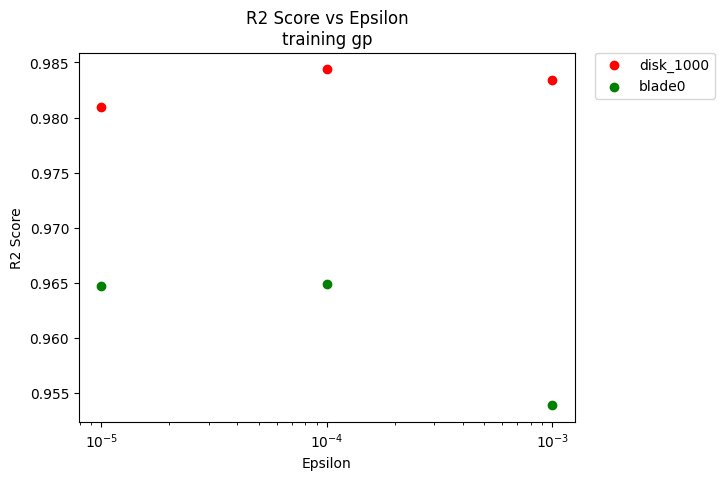
#> input picture Experimental Part/Images/gp_allepsilon_allref.png, 724 x 480 px
$ jupyter execute --allow-errors sandbox.ipynb
#> lines starting #> are read from the running program, lines starting #| are printed output that depends on the picture
[cell 1]
import numpy as np

#indices = np.load("indices_train.npy")
#indices = indices.astype(int)

#result = np.load("Save_train64/Sinkhorn_Save/train64/OptimizedSample/Size10/sinkhorn_potentials_train64_OptimizedSample_Size10_epsilon01_RandomRefMeasure0.npy")

[cell 2]
train1000 = [0,1,2,3,4,5,6,7,8,9,10,11,12,13,14,15,16,17,18,19,20,21,22,23,24,25,26,27,28,29,30,31,32,33,34,35,36,37,38,39,40,41,42,43,44,45,46,47,48,49,50,51,52,53,54,55,56,57,58,59,60,61,62,63,64,65,66,67,68,69,70,71,72,73,74,75,76,77,78,79,80,81,82,83,84,85,86,87,88,89,90,91,92,93,94,95,96,97,98,99,100,101,102,103,104,105,106,107,108,109,110,111,112,113,114,115,116,117,118,119,120,121,122,123,124,125,126,127,128,129,130,131,132,133,134,135,136,137,138,139,140,141,142,143,144,145,146,147,148,149,150,151,152,153,154,155,156,157,158,159,160,161,162,163,164,165,166,167,168,169,170,171,172,173,174,175,176,177,178,179,180,181,182,183,184,185,186,187,188,189,190,191,192,193,194,195,196,197,198,199,200,201,202,203,204,205,206,207,208,209,210,211,212,213,214,215,216,217,218,219,220,221,222,223,224,225,226,227,228,229,230,231,232,233,234,235,236,237,238,239,240,241,242,243,244,245,246,247,248,249,250,251,252,253,254,255,256,257,258,259,260,261,262,263,264,265,266,267,268,269,270,271,272,273,274,275,276,277,278,279,280,281,282,283,284,285,286,287,288,289,290,291,292,293,294,295,296,297,298,299,300,301,302,303,304,305,306,307,308,309,310,311,312,313,314,315,316,317,318,319,320,321,322,323,324,325,326,327,328,329,330,331,332,333,334,335,336,337,338,339,340,341,342,343,344,345,346,347,348,349,350,351,352,353,354,355,356,357,358,359,360,361,362,363,364,365,366,367,368,369,370,371,372,373,374,375,376,377,378,379,380,381,382,383,384,385,386,387,388,389,390,391,392,393,394,395,396,397,398,399,400,401,402,403,404,405,406,407,408,409,410,411,412,413,414,415,416,417,418,419,420,421,422,423,424,425,426,427,428,429,430,431,432,433,434,435,436,437,438,439,440,441,442,443,444,445,446,447,448,449,450,451,452,453,454,455,456,457,458,459,460,461,462,463,464,465,466,467,468,469,470,471,472,473,474,475,476,477,478,479,480,481,482,483,484,485,486,487,488,489,490,491,492,493,494,495,496,497,498,499,500,501,502,503,504,505,506,507,508,509,510,511,512,513,514,515,516,517,518,519,520,521,522,523,524,525,526,527,528,529,530,531,532,533,534,535,536,537,538,539,540,541,542,543,544,545,546,547,548,549,550,551,552,553,554,555,556,557,558,559,560,561,562,563,564,565,566,567,568,569,570,571,572,573,574,575,576,577,578,579,580,581,582,583,584,585,586,587,588,589,590,591,592,593,594,595,596,597,598,599,600,601,602,603,604,605,606,607,608,609,610,611,612,613,614,615,616,617,618,619,620,621,622,623,624,625,626,627,628,629,630,631,632,633,634,635,636,637,638,639,640,641,642,643,644,645,646,647,648,649,650,651,652,653,654,655,656,657,658,659,660,661,662,663,664,665,666,667,668,669,670,671,672,673,674,675,676,677,678,679,680,681,682,683,684,685,686,687,688,689,690,691,692,693,694,695,696,697,698,699,700,701,702,703,704,705,706,707,708,709,710,711,712,713,714,715,716,717,718,719,720,721,722,723,724,725,726,727,728,729,730,731,732,733,734,735,736,737,738,739,740,741,742,743,744,745,746,747,748,749,750,751,752,753,754,755,756,757,758,759,760,761,762,763,764,765,766,767,768,769,770,771,772,773,774,775,776,777,778,779,780,781,782,783,784,785,786,787,788,789,790,791,792,793,794,795,796,797,798,799,800,801,802,803,804,805,806,807,808,809,810,811,812,813,814,815,816,817,818,819,820,821,822,823,824,825,826,827,828,829,830,831,832,833,834,835,836,837,838,839,840,841,842,843,844,845,846,847,848,849,850,851,852,853,854,855,856,857,858,859,860,861,862,863,864,865,866,867,868,869,870,871,872,873,874,875,876,877,878,879,880,881,882,883,884,885,886,887,888,889,890,891,892,893,894,895,896,897,898,899,900,901,902,903,904,905,906,907,908,909,910,911,912,913,914,915,916,917,918,919,920,921,922,923,924,925,926,927,928,929,930,931,932,933,934,935,936,937,938,939,940,941,942,943,944,945,946,947,948,949,950,951,952,953,954,955,956,957,958,959,960,961,962,963,964,965,966,967,968,969,970,971,972,973,974,975,976,977,978,979,980,981,982,983,984,985,986,987,988,989,990,991,992,993,994,995,996,997,998,999]

all_train_splits = []
all_train_splits_txt = ["train1000"]
for name in all_train_splits_txt:
    # Access the object using globals() if the objects are in the global scope
    obj = globals().get(name)
    # Or use locals() if the objects are in the local scope
    # obj = locals().get(name)
    # Append the object to the list
    all_train_splits.append(obj)

[cell 3]
all_train_splits

[cell 4]
# Create arrays for each column
column_1 = np.arange(8).reshape(-1, 1)  # Column containing integers from 0 to 99
column_2 = np.arange(8).reshape(-1, 1)  # Column containing integers from 0 to 99
column_3 = np.arange(8).reshape(-1, 1)  # Column containing integers from 0 to 99

# Concatenate the arrays along the second axis (columns)
result_array = np.concatenate((column_1, column_2, column_3), axis=1)

[cell 5]
result_array

[cell 6]
numerator = 1
denominator = 1
data_size = len(result_array)
print(data_size)

start_idx = (numerator - 1) * data_size // denominator
end_idx = numerator * data_size // denominator
print(result_array[start_idx:end_idx])

#> (a cell that did not finish here is left out)

[cell 8]
numerator = 10
denominator = 10
data_size = len(result_array)
print(data_size)

start_idx = (numerator - 1) * data_size // denominator
end_idx = numerator * data_size // denominator
print(result_array[start_idx:end_idx])

[cell 9]
import h5py
#> (the rest of this cell did not finish here and is left out)

[cell 10]
import h5py
import numpy as np
def import_blades(problem: list, path:str = None) -> np.ndarray:
    """Imports the blade which id are in split..

    Args:
        problem(list): list of blade to consider
        path(str): add to the path

    Returns:
        np.ndarray: Array of np.arrays. Each np.array represents a blade.
    """

    padded_split = [str(i).zfill(9) for i in problem]
    distributions = []

    for id in padded_split:
        ## File paths Personal Computer
        cgns_file_path = f'Rotor37/dataset/samples/sample_{id}/meshes/mesh_000000000.cgns'
        if path is not None:
            cgns_file_path = path + cgns_file_path
        ## Computing the coordinates
        x, y, z = read_cgns_coordinates(cgns_file_path)
        blade = np.column_stack((x, y, z))
        ## Adding to our data
        distributions.append(blade)

    return np.array(distributions)
def read_cgns_coordinates(file_path):
    with h5py.File(file_path, 'r') as file:
        # We retrieve coordinate by coordinate.
        # ! Notice the space before the data. This is due to the naming in the files themselves.
        x = np.array(file['Base_2_3/Zone/GridCoordinates/CoordinateX'].get(' data'))
        y = np.array(file['Base_2_3/Zone/GridCoordinates/CoordinateY'].get(' data'))
        z = np.array(file['Base_2_3/Zone/GridCoordinates/CoordinateZ'].get(' data'))
    return x, y, z

#> (the rest of this cell did not finish here and is left out)

#> (a cell that did not finish here is left out)

#> (a cell that did not finish here is left out)

[cell 13]
import plotly.graph_objects as go
from mpl_toolkits.mplot3d import Axes3D
import matplotlib.pyplot as plt
# Unpack the blade into separate arrays for x, y and z
#> (the rest of this cell did not finish here and is left out)

[cell 14]
import h5py
import numpy as np
def import_blades(problem: list, path:str = None) -> np.ndarray:
    """Imports the blade which id are in split..

    Args:
        problem(list): list of blade to consider
        path(str): add to the path

    Returns:
        np.ndarray: Array of np.arrays. Each np.array represents a blade.
    """

    padded_split = [str(i).zfill(9) for i in problem]
    distributions = []

    for id in padded_split:
        ## File paths Personal Computer
        cgns_file_path = f'Rotor37/dataset/samples/sample_{id}/meshes/mesh_000000000.cgns'
        if path is not None:
            cgns_file_path = path + cgns_file_path
        ## Computing the coordinates
        x, y, z = read_cgns_coordinates(cgns_file_path)
        blade = np.column_stack((x, y, z))
        ## Adding to our data
        distributions.append(blade)

    return np.array(distributions)
def read_cgns_coordinates(file_path):
    with h5py.File(file_path, 'r') as file:
        # We retrieve coordinate by coordinate.
        # ! Notice the space before the data. This is due to the naming in the files themselves.
        x = np.array(file['Base_2_3/Zone/GridCoordinates/CoordinateX'].get(' data'))
        y = np.array(file['Base_2_3/Zone/GridCoordinates/CoordinateY'].get(' data'))
        z = np.array(file['Base_2_3/Zone/GridCoordinates/CoordinateZ'].get(' data'))
    return x, y, z

#> (the rest of this cell did not finish here and is left out)

[cell 15]
import re

filename = "mprof_outputs.txt"
data = []

# Open the file and read its contents line by line
#> (the rest of this cell did not finish here and is left out)

[cell 16]
import matplotlib.pyplot as plt

plt.plot(data)
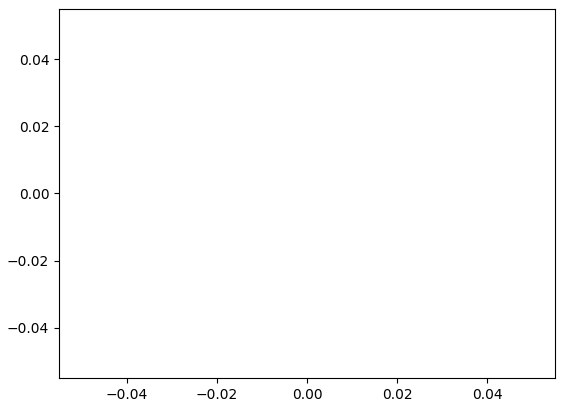
#> figure drawn by matplotlib, 1 panel

[cell 17]
import numpy as np
import matplotlib.pyplot as plt

# Read data from the file
filename = "mprofile_20240304151343.dat"
#> (the rest of this cell did not finish here and is left out)

[cell 18]
import numpy as np

# Assuming arr1 and arr2 are your two numpy arrays
arr1 = np.random.rand(1000, 29773)
arr2 = np.random.rand(200, 29773)

# Concatenate them vertically
big_array = np.vstack((arr1, arr2))

# Accessing the arrays
first_array = big_array[0]  # Access the first array
second_array = big_array[1]  # Access the second array

# Example usage
print("Shape of big_array:", big_array.shape)
print("Shape of first_array:", first_array.shape)
print("Shape of second_array:", second_array.shape)

[cell 19]
big_array[200:, :].shape

[cell 20]
import numpy as np
import matplotlib.pyplot as plt

# Read data from the file
filename = "mprofile_20240304151343.dat"
#> (the rest of this cell did not finish here and is left out)

[cell 21]
import matplotlib.pyplot as plt
import matplotlib.image as mpimg

# Load the three PNG images
image1 = mpimg.imread('Images/gp_allepsilon_allref.png')
#> image1 is the input picture: shape (480, 724, 4) float32; mean R, G, B, A 0.985, 0.985, 0.985, 1
image2 = mpimg.imread('Images/krr_allepsilon_allref.png')
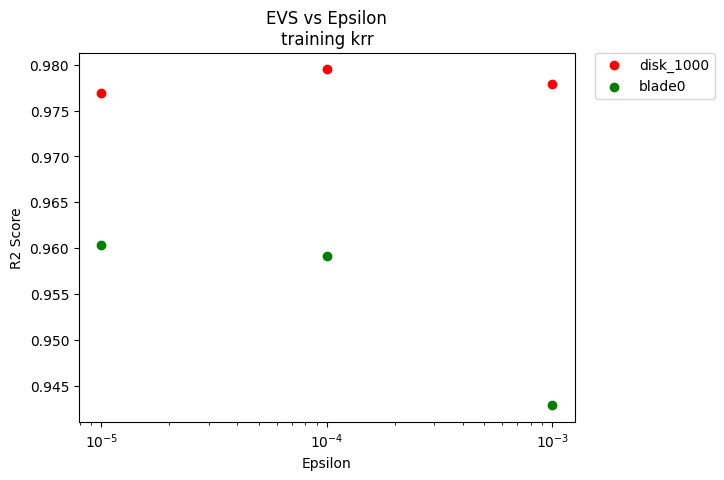
#> input picture Experimental Part/Images/krr_allepsilon_allref.png, 724 x 480 px
#> image2 is the input picture: shape (480, 724, 4) float32; mean R, G, B, A 0.986, 0.985, 0.985, 1
#image3 = mpimg.imread('plot3.png')

# Create a 1x3 subplot grid
fig, axes = plt.subplots(1, 2, figsize=(15, 5))  # Adjust figsize as needed

# Display the images in the subplot grid
axes[0].imshow(image1)
axes[0].axis('off')
#axes[0].set_title('Plot 1')

axes[1].imshow(image2)
axes[1].axis('off')
#axes[1].set_title('Plot 2')

# Adjust layout
plt.tight_layout()
plt.savefig("Images/krr_and_gp_on sixfirstfiles.png",  bbox_inches = "tight", dpi = 500)
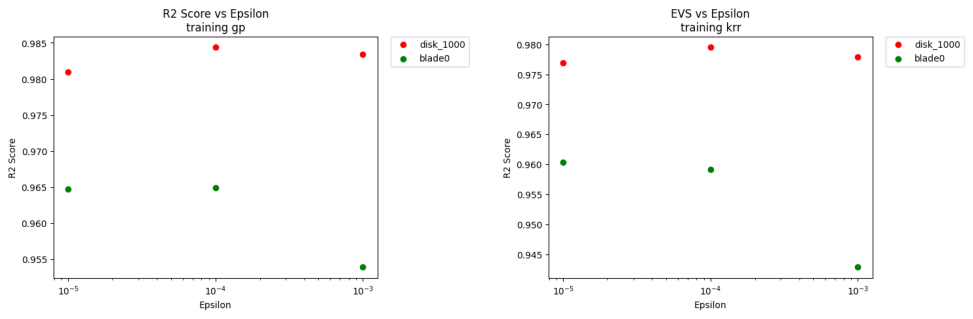
#> figure drawn by matplotlib, 2 panels

# Show the plot
plt.show()
